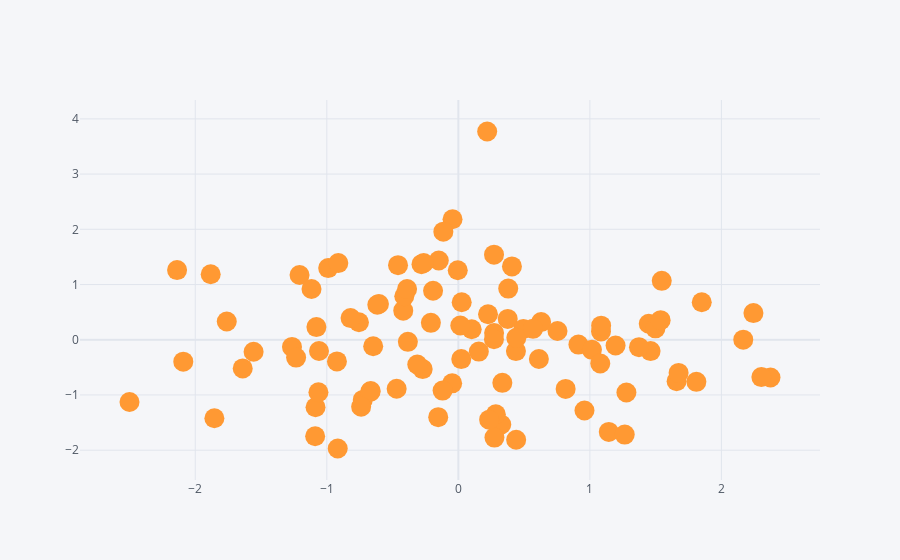

The code cell stored with this chart in its notebook:
### Code cell
df.iplot(kind = 'scatter', x = 'A', y = 'B', mode = 'markers', size= 20)
